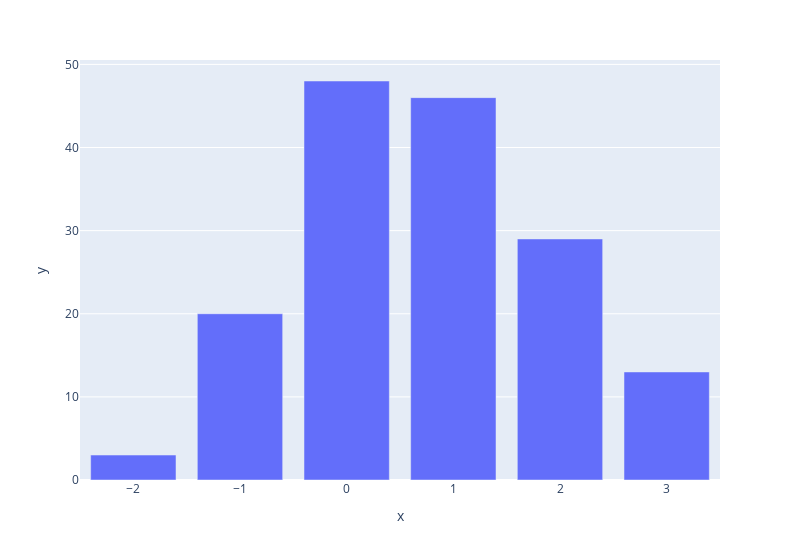

Notebook code cell kept with this figure:
### Code cell
# Defining a simple bar chart
fig_b2 = px.bar(x=symb.index, y=symb.values, width=800)
fig_b2.show()

### Figure 1 — Plotly figure (JSON) as saved in the notebook; plotly's stock layout.template omitted (floating-point values rounded to 4 significant figures)
{"data": [{"alignmentgroup": "True", "hovertemplate": "x=%{x}<br>y=%{y}<extra></extra>", "legendgroup": "", "marker": {"color": "#636efa", "pattern": {"shape": ""}}, "name": "", "offsetgroup": "", "orientation": "v", "showlegend": false, "textposition": "auto", "type": "bar", "x": [2, 1, 0, -1, 3, -2], "xaxis": "x", "y": [29, 46, 48, 20, 13, 3], "yaxis": "y"}], "layout": {"barmode": "relative", "legend": {"tracegroupgap": 0}, "margin": {"t": 60}, "width": 800, "xaxis": {"anchor": "y", "domain": [0, 1], "title": {"text": "x"}}, "yaxis": {"anchor": "x", "domain": [0, 1], "title": {"text": "y"}}}}
